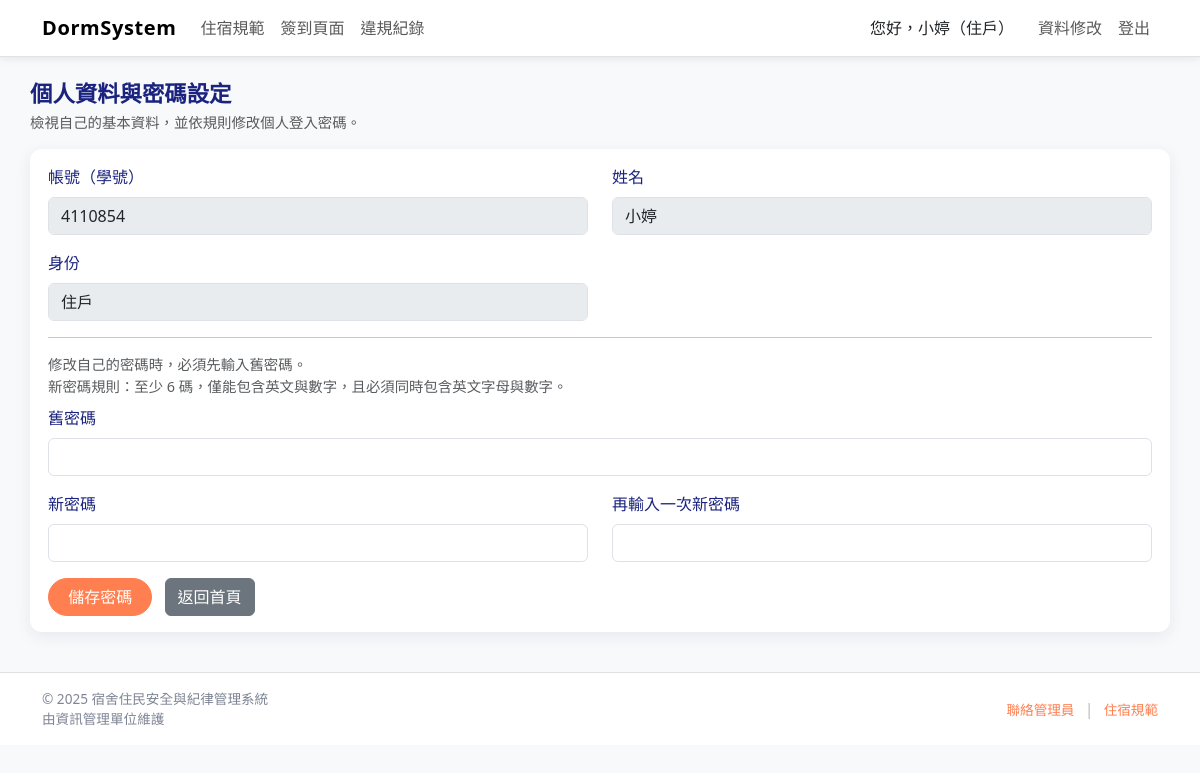
The page /profile.php (signed in) on the database its author committed.
### tables this page shows
CREATE TABLE `users` (
  `account` varchar(20) NOT NULL COMMENT '帳號/學號',
  `name` varchar(50) NOT NULL COMMENT '姓名',
  `password` varchar(255) NOT NULL COMMENT '密碼（建議存雜湊值）',
  `identity` enum('管理員','住戶','舍監') NOT NULL COMMENT '身份'
);

### includes/auth.php (called while the page is built, shortened)
<?php
require_once __DIR__ . '/functions.php';
function current_user(): ?array {
    return $_SESSION['user'] ?? null;
}
function user_identity(): ?string {
    $u = current_user();
    return $u['identity'] ?? null;
}
function role_text(?string $id): string {
    $map = [
        '管理員' => '管理員',
        '舍監'   => '舍監',
        '住戶'   => '住戶',
    ];
    return $map[$id] ?? $id;
}

### includes/functions.php (called while the page is built, shortened)
<?php
function h(string $s): string {
    return htmlspecialchars($s, ENT_QUOTES, 'UTF-8');
}

### profile.php (the view, shortened to what this page needs)
<?php
require_once __DIR__ . '/includes/functions.php';
require_once __DIR__ . '/includes/auth.php';
require_once __DIR__ . '/includes/db.php';
$me        = current_user();
$myAccount = $me['account'];
$myRole    = $me['identity'] ?? '';
$isAdmin   = ($myRole === '管理員');
$isManager = ($myRole === '舍監');
$mode          = $_GET['mode'] ?? 'edit';
$paramAccount  = $_GET['account'] ?? null;
$paramAccount  = $paramAccount !== null ? trim($paramAccount) : null;
$isCreate = ($mode === 'create');
if (!$isCreate) {
    $targetAccount = $paramAccount ?: $myAccount;
    $isSelf        = ($targetAccount === $myAccount);
    $stmt = $conn->prepare("
        SELECT account, name, password, identity
        FROM users
        WHERE account = ?
    ");
    $stmt->bind_param('s', $targetAccount);
    $stmt->execute();
    $user = $stmt->get_result()->fetch_assoc();
}
require_once __DIR__ . '/includes/header.php';
require_once __DIR__ . '/includes/navbar.php';
?>
<main class="container section py-4">
    <?php
    if ($isCreate) {
        $pageTitle   = '新增使用者';
        $pageSubtext = '由管理員為新使用者建立帳號，系統會依身份自動產生預設密碼。';
    } elseif (($isAdmin || $isManager) && !$isSelf) {
        $pageTitle   = '檢視 / 編輯使用者資料';
        $pageSubtext = '可調整學生基本資料，並依身份與帳號一鍵重設預設密碼。';
    } else {
        $pageTitle   = '個人資料與密碼設定';
        $pageSubtext = '檢視自己的基本資料，並依規則修改個人登入密碼。';
    }
    ?>
    <div class="mb-3">
        <h1 class="section-title mb-1"><?= h($pageTitle) ?></h1>
        <p class="text-muted mb-0" style="font-size: 0.9rem;">
            <?= h($pageSubtext) ?>
        </p>
    </div>
    <div class="feature-card mt-3">
        <?php if ($isCreate && $isAdmin): ?>
            <form method="post">
                <input type="hidden" name="action" value="create_user">
                <div class="mb-3">
                    <label class="form-label">帳號（學號）</label>
                    <input type="text" name="account" class="form-control"
                           value="<?= h($user['account']) ?>" required>
                    <div class="form-text">帳號統一為學號或職員編號，建立後將作為登入帳號。</div>
                </div>
                <div class="mb-3">
                    <label class="form-label">姓名</label>
                    <input type="text" name="name" class="form-control"
                           value="<?= h($user['name']) ?>" required>
                </div>
                <div class="mb-3">
                    <label class="form-label">身份</label>
                    <select name="identity" class="form-select">
                        <option value="住戶"   <?= $user['identity'] === '住戶' ? 'selected' : '' ?>>住戶</option>
                        <option value="舍監"   <?= $user['identity'] === '舍監' ? 'selected' : '' ?>>舍監</option>
                        <option value="管理員" <?= $user['identity'] === '管理員' ? 'selected' : '' ?>>管理員</option>
                    </select>
                </div>
                <div class="alert alert-info py-2" style="font-size:0.85rem;">
                    新增後，系統會依 <strong>身份 + 帳號</strong> 自動設定預設密碼，例如：<br>
                    住戶：<code>st + 帳號</code>，舍監：<code>th + 帳號</code>。
                </div>
                <button type="submit" class="btn btn-main">建立使用者</button>
                <a href="<?= BASE_URL ?>/users.php" class="btn btn-secondary ms-2">返回列表</a>
            </form>
        <?php else: ?>
            <form method="post">
                <div class="row">
                    <div class="col-md-6 mb-3">
                        <label class="form-label">帳號（學號）</label>
                        <input type="text" class="form-control"
                               value="<?= h($user['account']) ?>" disabled>
                    </div>
                    <div class="col-md-6 mb-3">
                        <label class="form-label">姓名</label>
                        <?php if ($isAdmin || $isManager): ?>
                            <input type="text" name="name" class="form-control"
                                   value="<?= h($user['name']) ?>" required>
                        <?php else: ?>
                            <input type="text" class="form-control"
                                   value="<?= h($user['name']) ?>" disabled>
                        <?php endif; ?>
                    </div>
                </div>
                <div class="mb-3">
                    <label class="form-label">身份</label>
                    <div class="row">
                        <div class="col-md-6">
                            <?php if ($isAdmin && !$isSelf): ?>
                                <select name="identity" class="form-select">
                                    <option value="住戶"   <?= $user['identity'] === '住戶' ? 'selected' : '' ?>>住戶</option>
                                    <option value="舍監"   <?= $user['identity'] === '舍監' ? 'selected' : '' ?>>舍監</option>
                                    <option value="管理員" <?= $user['identity'] === '管理員' ? 'selected' : '' ?>>管理員</option>
                                </select>
                            <?php else: ?>
                                <input type="text" class="form-control"
                                       value="<?= h($user['identity']) ?>" disabled>
                            <?php endif; ?>
                        </div>
                    </div>
                </div>
                <?php if (($isAdmin || $isManager) && !$isSelf): ?>
                    <hr class="my-3">
                    <div class="d-flex flex-wrap align-items-center gap-2">
                        <button type="submit" name="action" value="save_user" class="btn btn-main">
                            儲存資料
                        </button>
                        <button type="submit" name="action" value="reset_default"
                                class="btn btn-main"
                                onclick="return confirm('確定要將此使用者密碼重設為預設值嗎？');">
                            重設密碼為預設值
                        </button>
                        <a href="<?= BASE_URL ?>/users.php" class="btn btn-secondary ms-auto">
                            返回列表
                        </a>
                    </div>
                    <p class="text-muted mt-2" style="font-size:0.85rem;">
                        重設後的預設密碼會依目前身份與帳號自動產生，例如住戶：<code>st + 帳號</code>。
                    </p>
                <?php else: ?>
                    <hr class="my-3">
                    <p class="text-muted mb-2" style="font-size:0.9rem;">
                        修改自己的密碼時，必須先輸入舊密碼。<br>
                        新密碼規則：至少 6 碼，僅能包含英文與數字，且必須同時包含英文字母與數字。
                    </p>
                    <div class="mb-3">
                        <label class="form-label">舊密碼</label>
                        <input type="password" name="old_password" class="form-control">
                    </div>
                    <div class="row">
                        <div class="col-md-6 mb-3">
                            <label class="form-label">新密碼</label>
                            <input type="password" name="new_password" class="form-control" required>
                        </div>
                        <div class="col-md-6 mb-3">
                            <label class="form-label">再輸入一次新密碼</label>
                            <input type="password" name="new_password2" class="form-control" required>
                        </div>
                    </div>
                    <button type="submit" class="btn btn-main">儲存密碼</button>
                    <a href="<?= BASE_URL ?>/index.php" class="btn btn-secondary ms-2">返回首頁</a>
                <?php endif; ?>
            </form>
        <?php endif; ?>
    </div>
</main>
<?php require_once __DIR__ . '/includes/footer.php'; ?>

### includes/navbar.php (shortened to what this page needs)
<?php
require_once __DIR__ . '/auth.php';
require_once __DIR__ . '/functions.php';
$me       = current_user();
$identity = user_identity();
$roleText = role_text($identity);
?>
<header class="site-header">
    <nav class="navbar navbar-expand-lg navbar-light bg-white border-bottom site-nav">
        <div class="container">
            <a class="navbar-brand nav-brand-text" href="<?= BASE_URL ?>/index.php">
                DormSystem
            </a>
            <div class="collapse navbar-collapse" id="mainNav">
                <ul class="navbar-nav me-auto">
                    <li class="nav-item">
                        <a class="nav-link" href="<?= BASE_URL ?>/rules.php">住宿規範</a>
                    </li>
                    <li class="nav-item">
                        <a class="nav-link" href="<?= BASE_URL ?>/checkin_self.php">簽到頁面</a>
                    </li>
                    <li class="nav-item">
                        <a class="nav-link" href="<?= BASE_URL ?>/violation.php">違規紀錄</a>
                    </li>
                </ul>
                <ul class="navbar-nav d-flex align-items-center">
                    <?php if ($me): ?>
                        <li class="nav-item d-flex align-items-center">
                            <span class="navbar-text text-dark me-3">
                                您好，<?= h($me['name']) ?>（<?= h($roleText) ?>）
                            </span>
                        </li>
                        <li class="nav-item">
                            <a class="nav-link" href="<?= BASE_URL ?>/profile.php">資料修改</a>
                        </li>
                        <li class="nav-item">
                            <a class="nav-link" href="<?= BASE_URL ?>/logout.php">登出</a>
                        </li>
                    <?php else: ?>
                        <li class="nav-item">
                            <a class="btn btn-main" href="<?= BASE_URL ?>/login.php">登入系統</a>
                        </li>
                    <?php endif; ?>
                </ul>
            </div>
        </div>
    </nav>
</header>

### assets/CSS/main.css (style rules this page uses)
body { background-color: #f8f8f8; color: #1a237e; margin: 0; }
.page { padding-bottom: 40px; }
.site-nav { box-shadow: 0 2px 8px rgba(0, 0, 0, 0.08); }
.nav-brand-text { font-weight: 700; letter-spacing: 0.03em; }
.btn-main { background-color: #ff7f50; border-color: #ff7f50; color: #fff; border-radius: 999px; padding-inline: 1.2rem; }
.section { padding: 40px 0; }
.section-title { font-size: 1.4rem; font-weight: 600; margin-bottom: 20px; }
.feature-card { background-color: #ffffff; border-radius: 12px; padding: 16px 18px; height: 100%; box-shadow: 0 4px 16px rgba(26, 35, 126, 0.08); display: flex; flex-direction: column; gap: 8px; }

### rows shown on the page
users: name "小婷", identity "住戶", account "4110854"

### other values the page prints
$pageTitle "個人資料與密碼設定"
$pageSubtext "檢視自己的基本資料，並依規則修改個人登入密碼。"
